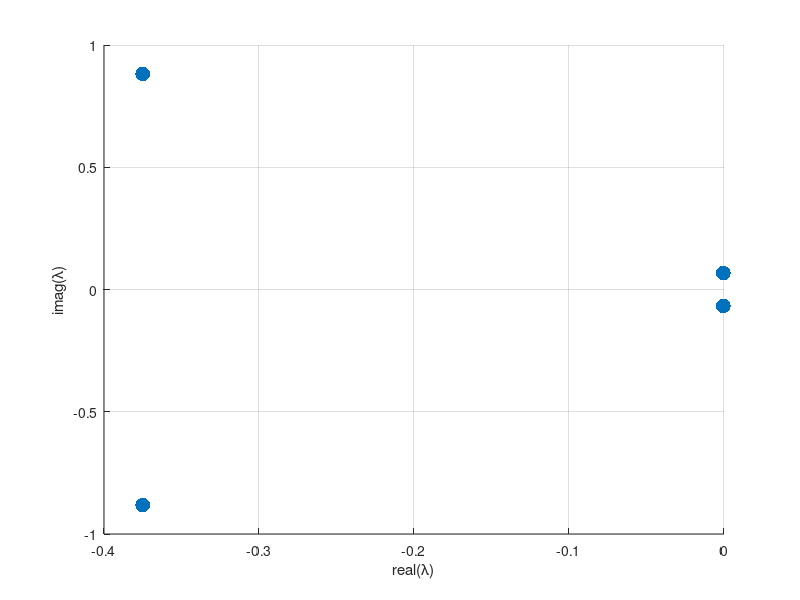
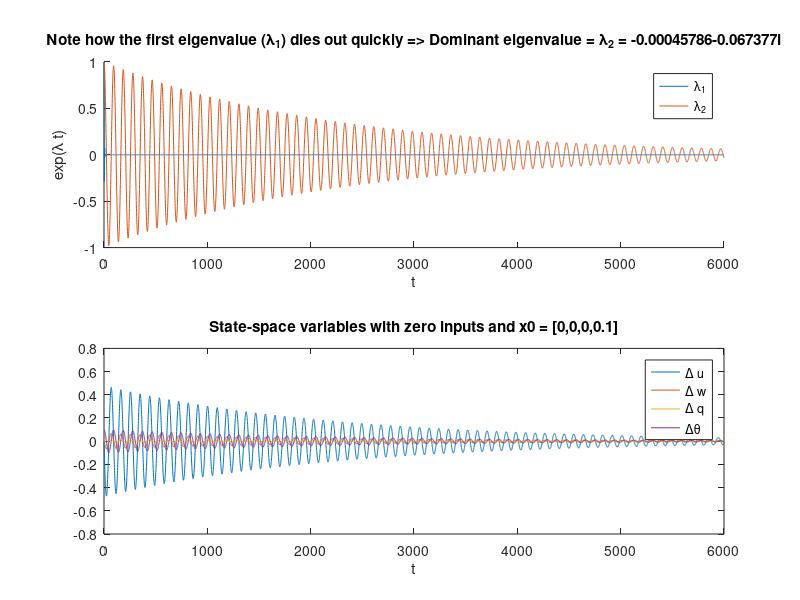
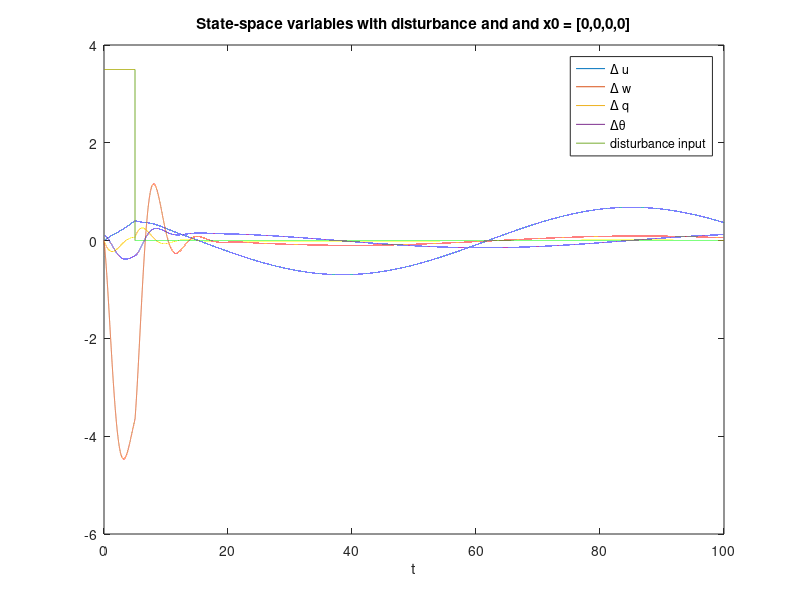

These charts were generated, in order, by the following MATLAB code:

%% Case Study : Control of Spacecraft & Aircraft

%%% PART A:
%===========

A = [-0.003    0.039     0.000   -0.322;
	 -0.065   -0.319     7.740    0.000;
	  0.020   -0.101    -0.429    0.000;
	  0.000    0.000     1.000    0.000];

B = [ 0.01    1.000;
     -0.18   -0.040;
     -1.16    0.598;
      0.00    0.000 ];

C = eye(4);
D = zeros(4,2);

ev = eig(A);
figure(1);
scatter(real(ev), imag(ev), 1000, '.');
xlabel('real(\lambda)');
ylabel('imag(\lambda)');
grid on;
disp('press any ket to continue...');
pause();

%% simulate the system:
%----------------------
x0 = [0; 0; 0; 0.1];
t  = 0:1:6000;
u  = zeros(size(t,2), 2);
sys = ss(A,B,C,D);
[~,~,X] = lsim(sys, u, t, x0);

figure(2);
subplot(2,1,1); hold on;
m1 = real(exp(ev(2)*t));
m2 = real(exp(ev(4)*t));
plot(t, m1);
plot(t, m2);
xlabel('t'); ylabel('exp(\lambda t)');
title(['Note how the first eigenvalue (\lambda_1) dies out quickly => Dominant eigenvalue = \lambda_2 = ' num2str(ev(4))]);
legend('\lambda_1', '\lambda_2');

subplot(2,1,2);
plot(t, X);
xlabel('t'); title('State-space variables with zero inputs and x0 = [0,0,0,0.1]');
legend('\Delta u', '\Delta w', '\Delta q', '\Delta\theta');
disp('press any key to continue...');
pause();


% Simulate the system with disturbance:
%--------------------------------------
B_new = [B A(:,2)];
D_new = zeros(4,3);
t1 = 0:0.001:5;
t2 = 5.001:0.001:100;
t  = [t1 t2];
U_d = [zeros(size(t,2),1), zeros(size(t,2),1), [3.5*ones(size(t1,2),1); zeros(size(t2,2),1)]];
sys_new = ss(A,B_new,C,D_new);
[~,~,X_new] = lsim(sys_new, U_d, t, x0);
figure(3);
plot(t, X_new);
hold on;
plot(t, U_d(:,3));
xlabel('t'); title('State-space variables with disturbance and and x0 = [0,0,0,0]');
legend('\Delta u', '\Delta w', '\Delta q', '\Delta\theta', 'disturbance input');
disp('press any key to continue...');
pause();


%%% if the roots are : (a+ib) and (a-ib) => damping factor = -a/sqrt(a^2 + b^2):
f_damp = -real(ev)./abs(ev);
disp(['Damping factors : ', num2str(f_damp(1)), ',  ',  num2str(f_damp(3))]);
disp(['Dominant mode corresponds to the eigenvalue with smaller damping ratio.'])
disp(['  => This eigen-value is ' num2str(ev(4))])


